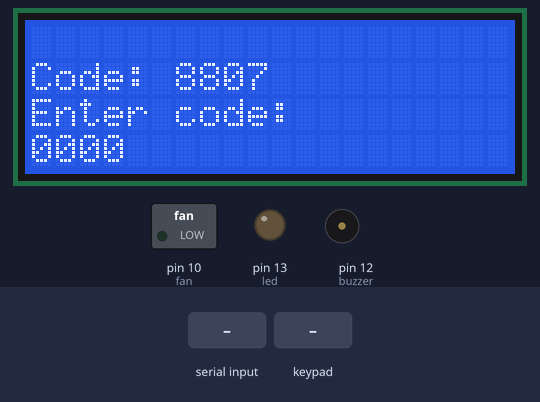
Bench run of a sketch on a simulated Arduino Uno, built with avr-gcc and run on an emulated ATmega328P. On the bench: 20×4 character LCD, switched loads named in the sketch (green lamp = pin HIGH), output pins drawn as LEDs (lit = HIGH), buzzer (waves = sounding). The test bench sets the inputs (shaded band). Random numbers use the default seed unless the sketch sets one.

Above: at 1.3 s.
1.4 s: "1" received over Serial
At 1.7 s:
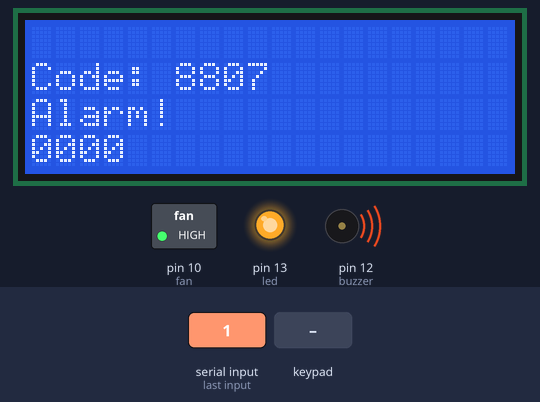
3.9 s: keypad keys 0 0 0 0 # pressed 0.4 s apart
At 5.9 s:
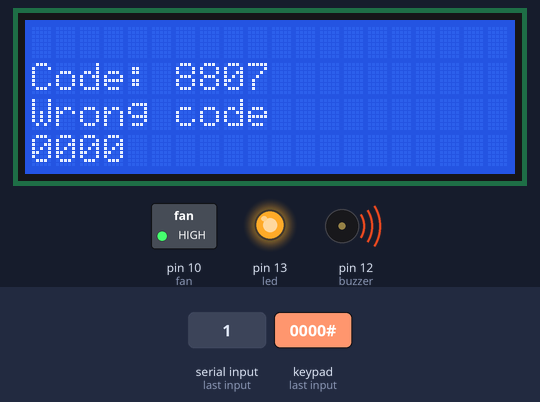
7.5 s: key '#' pressed
At 7.9 s:
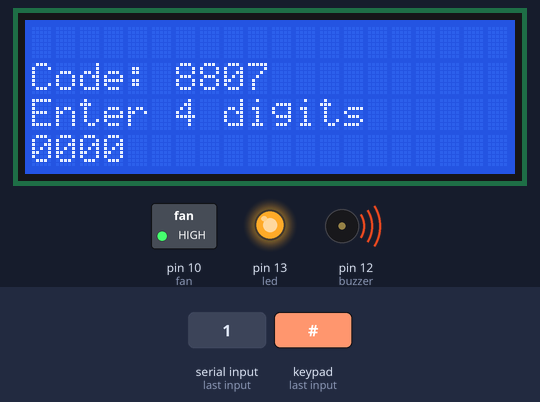
9.5 s: keypad keys 9 8 7 6 pressed 0.4 s apart
At 11.2 s:
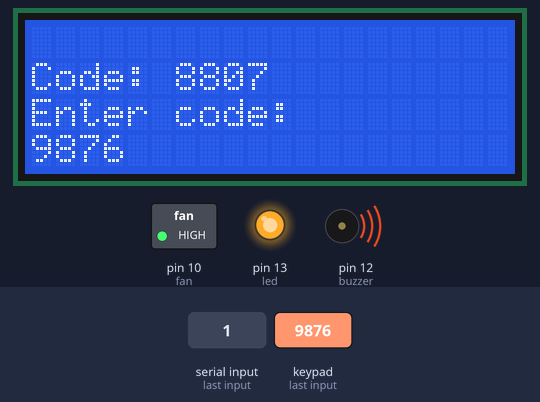
Timing chart, 0 to 12.7 s (numbered marks = the images above; inputs shaded):
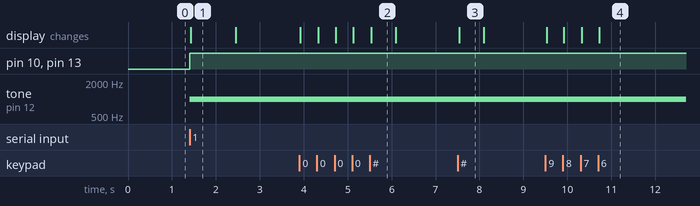

The sketch:

hardware.ino
```cpp
#include <Keypad.h>
#include <LiquidCrystal_I2C.h>

const byte ROWS = 4;
const byte COLS = 3;

const char keys[ROWS][COLS] = {
  { '1', '2', '3' },
  { '4', '5', '6' },
  { '7', '8', '9' },
  { '*', '0', '#' }
};

const int led = 13;
const int fan = 10;
const int buzzer = 12;

const byte rowPins[ROWS] = { 9, 8, 7, 6 };
const byte colPins[COLS] = { 5, 4, 3 };

Keypad keypad = Keypad(makeKeymap(keys), rowPins, colPins, ROWS, COLS);
LiquidCrystal_I2C lcd(0x27, 20, 4);

String inputCode = "";
int randomCode = 0;

// System state
bool alarmActive = false;


// ---------- LCD helpers ----------
void clearLine(byte row) {
  lcd.setCursor(0, row);
  lcd.print("                    ");  // 20 spaces
}

void printLine(byte row, const char* msg) {
  clearLine(row);
  lcd.setCursor(0, row);
  lcd.print(msg);
}

void showEnteredCode() {
  clearLine(3);
  lcd.setCursor(0, 3);
  if (inputCode.length() == 0) lcd.print("0000");
  else lcd.print(inputCode);
}

void showRandomCode() {
  clearLine(1);
  lcd.setCursor(0, 1);
  lcd.print("Code: ");
  lcd.print(randomCode);
}

void showPrompt() {
  printLine(2, "Enter code:");
}

void flashMessageRow2(const char* msg, unsigned long ms) {
  printLine(2, msg);
  delay(ms);
  showPrompt();  // restore UI
}

// ---------- Code generation ----------
void generateNewCode() {
  randomCode = random(1000, 10000);
  showRandomCode();
}

void alarmOn() {
  alarmActive = true;
  analogWrite(fan, 255);
  digitalWrite(led, HIGH);
  tone(buzzer, 1000);
  flashMessageRow2("Alarm!", 1000);
}

void alarmOff() {
  alarmActive = false;
  analogWrite(fan, 0);
  digitalWrite(led, LOW);
  noTone(buzzer);
}

// ---------- Input handling ----------
void resetInput() {
  inputCode = "";
  showEnteredCode();
}

void handleSubmit() {
  if (!alarmActive) {
    flashMessageRow2("System not active", 500);
    resetInput();
    return;
  }

  if (inputCode.length() != 4) {
    flashMessageRow2("Enter 4 digits", 500);
    resetInput();
    return;
  }

  if (inputCode.toInt() == randomCode) {
    alarmOff();
    flashMessageRow2("Unlocked", 500);
    generateNewCode();
  } else {
    flashMessageRow2("Wrong code", 500);
  }

  resetInput();
}

void handleDigit(char key) {
  if (inputCode.length() < 4) {
    inputCode += key;
    showEnteredCode();
  }
}

// ---------- Serial handling ----------
void handleSerial() {
  while (Serial.available() > 0) {
    char data = Serial.read();

    if (data == '1') {
      if (!alarmActive) alarmOn();
    }
  }
}

void handleKeypad() {
  char key = keypad.getKey();
  if (!key) return;

  if (key == '*') {
    resetInput();
  }

  else if (key == '#') {
    handleSubmit();
  }

  else {
    handleDigit(key);
  }
}

// ---------- Setup / loop ----------
void setup() {
  lcd.init();
  lcd.backlight();

  pinMode(led, OUTPUT);
  pinMode(fan, OUTPUT);
  pinMode(buzzer, OUTPUT);

  Serial.begin(9600);

  generateNewCode();
  showPrompt();
  showEnteredCode();
}

void loop() {
  handleSerial();
  handleKeypad();
}
```

Measured:
- after the input at 1.4 s, pin 10 (fan), pin 13 (led): LOW → HIGH at once; tone on pin 12 (buzzer): silent → 1000 Hz at once; the display: changes at once (image 1)
- after the input at 3.9 s, the display: first changes at once (image 2 shows a later state)
- after the input at 7.5 s, the display: changes at once (image 3)
- after the input at 9.5 s, the display: first changes at once (image 4 shows a later state)
- what the display in image 1 shows lasts 1.1 s, from 1.4 s to 2.5 s
- what the display in image 2 shows lasts 0.6 s, from 5.5 s to 6.1 s
